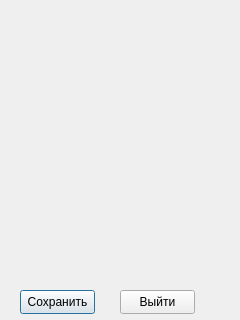
<?xml version="1.0" encoding="UTF-8"?>
<ui version="4.0">
 <class>Table</class>
 <widget class="QDialog" name="Table">
  <property name="geometry">
   <rect>
    <x>0</x>
    <y>0</y>
    <width>240</width>
    <height>320</height>
   </rect>
  </property>
  <property name="windowTitle">
   <string>Dialog</string>
  </property>
  <widget class="QPushButton" name="SoxranenieButt">
   <property name="geometry">
    <rect>
     <x>20</x>
     <y>290</y>
     <width>75</width>
     <height>24</height>
    </rect>
   </property>
   <property name="text">
    <string>Сохранить</string>
   </property>
  </widget>
  <widget class="QPushButton" name="vixodButt">
   <property name="geometry">
    <rect>
     <x>120</x>
     <y>290</y>
     <width>75</width>
     <height>24</height>
    </rect>
   </property>
   <property name="text">
    <string>Выйти</string>
   </property>
  </widget>
 </widget>
 <resources/>
 <connections>
  <connection>
   <sender>SoxranenieButt</sender>
   <signal>clicked()</signal>
   <receiver>Table</receiver>
   <slot>accept()</slot>
   <hints>
    <hint type="sourcelabel">
     <x>64</x>
     <y>301</y>
    </hint>
    <hint type="destinationlabel">
     <x>16</x>
     <y>267</y>
    </hint>
   </hints>
  </connection>
  <connection>
   <sender>vixodButt</sender>
   <signal>clicked()</signal>
   <receiver>Table</receiver>
   <slot>reject()</slot>
   <hints>
    <hint type="sourcelabel">
     <x>155</x>
     <y>299</y>
    </hint>
    <hint type="destinationlabel">
     <x>226</x>
     <y>275</y>
    </hint>
   </hints>
  </connection>
 </connections>
</ui>
